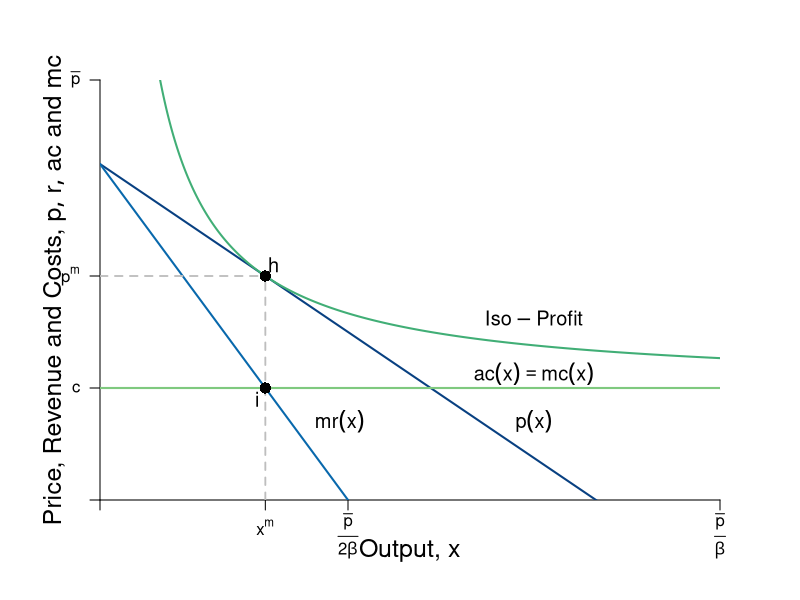

R code for this plot:
#Graph Designer: Simon Halliday + Scott Cohn
#Authors: Bowles and Halliday
#Title: Coordination, Conflict and Competition: A Text in Microeconomics

require(shape)
pdf(file = "firmmarketsupply/isoprofit_monopoly_A.pdf", width = 9, height = 7)

#Set parameters for graphics
axislabelsize <- 1.5
labelsize <- 1.2
graphlinewidth <- 2
segmentlinewidth <- 1.8

COL <- c("#7fc97f", "#beaed4", "#fdc086", "#ffff99", "#386cb0", "#f0027f", "#bf5b17", "#666666")
COLA <- c("#e0f3db", "#99d8c9","#66c2a4","#41ae76", "#238b45", "#005824")
COLB <- c("#c6dbef", "#4eb3d3", "#2b8cbe", "#0868ac","#084081")

#Edited the margins to cater for the larger LHS labels
par(mar =  c(5, 5, 4, 4))

AvgRevenue <- function(x, rmax = 12, xmax = 12){
  rmax - (rmax/xmax)*x
}

MRevenue <- function(x, rmax = 12, xmax = 12){
  rmax - 2*(rmax/xmax)*x
}

AvgCost <- function(x, c0 = 2, c1 = 4){
  c0/x + c1
}

# From CORE
IsoProf <- function(x, k = 0, c0 = 2, c1 = 4){
  AvgCost(x) + k/x
}

xlims <- c(0, 15)
ylims <- c(0, 15)

npts <- 501 
x <- seq(xlims[1], xlims[2], length.out = npts)
y <- seq(ylims[1], ylims[2], length.out = npts) 
a <- c(13, 16.75, 19.25)

plot(0, 0, xlim = xlims, ylim = ylims, type = "n",
     xlab = expression(paste("")),
     ylab = expression(paste("")), 
     xaxt = "n", 
     yaxt = "n", 
     cex.lab = axislabelsize, 
     bty = "n",
     xaxs="i", 
     yaxs="i")

# ticksy <- seq(from = ylims[1], to = ylims[2], by = 1)
# ylabels <- seq(from = ylims[1], to = ylims[2], by = 1)
# ticksx <- seq(from = xlims[1], to = xlims[2], by = 1)
# xlabels <- seq(from = xlims[1], to = xlims[2], by = 1)
ticksy <- c(0, 4, AvgRevenue(x = 4), ylims[2])
ylabels <- c(NA, expression(paste(c)), expression(paste(p^{m})), expression(paste(bar(p))))
ticksx <- c(0, 4, 6, xlims[2])
xlabels <- c(NA, expression(paste(x^{m})), expression(paste(frac(bar(p),2*beta))), expression(paste(frac(bar(p),beta))))

axis(1, at = ticksx, pos = 0, labels = FALSE)
text(x = c(0, 4, 6, xlims[2]), par("usr")[3] - 0.4, labels = xlabels, srt = 0, pos = 1, xpd = TRUE)
axis(2, at = ticksy, pos = 0, labels = ylabels, las = 1)

npts <- 500 
xx1 <- seq(xlims[1], xlims[2], length.out = npts)
xx3 <- seq(2, 6, length.out = npts)

lines(xx1, AvgRevenue(xx1, rmax = 12, xmax = 12), col = COLB[5], lwd = graphlinewidth)
lines(xx1, MRevenue(xx1, rmax = 12, xmax = 12), col = COLB[4], lwd = graphlinewidth)
lines(xx1, IsoProf(xx1, k = 14), col = COLA[4], lwd = graphlinewidth)


#Label the axes
text(0.5*(xlims[2]), -1.8, expression(paste("Output, ", x)), xpd = TRUE, cex = axislabelsize) 
#mtext(expression(paste("Quantity of output, ", x)), side=1, line = 2.5, cex = axislabelsize)
text(-1.1, 0.5*ylims[2], expression(paste("Price, Revenue and Costs, ", list(p, r, ac), " and ", mc)), xpd = TRUE, cex = axislabelsize, srt = 90) 

#Label curves
text(10.5, 6.5, expression(paste(Iso-Profit)), cex = labelsize)
text(10.5, 4.5, expression(paste(ac(x) == mc(x))), cex = labelsize)
text(10.5, 2.8, expression(paste(p(x))), cex = labelsize)
text(5.8, 2.8, expression(paste(mr(x))), cex = labelsize)


#Draw segments for total costs
segments(0, AvgRevenue(x = 4), 4, AvgRevenue(x = 4), lty = 2, col = "gray" , lwd = segmentlinewidth)
segments(4, 0, 4, AvgRevenue(x = 4), lty = 2, col = "gray" , lwd = segmentlinewidth)
segments(0, 4, xlims[2], 4, lty = 1, col = COL[1] , lwd = graphlinewidth)

#Label Points for comparison
points(4, MRevenue(x = 4), pch = 16, col = "black", cex = 1.5)
text(3.8, MRevenue(x = 4) - 0.4, expression(i), cex = labelsize)


points(4, AvgRevenue(x = 4), pch = 16, col = "black", cex = 1.5)
text(4.2, AvgRevenue(x = 4) + 0.4, expression(h), cex = labelsize)




dev.off()
